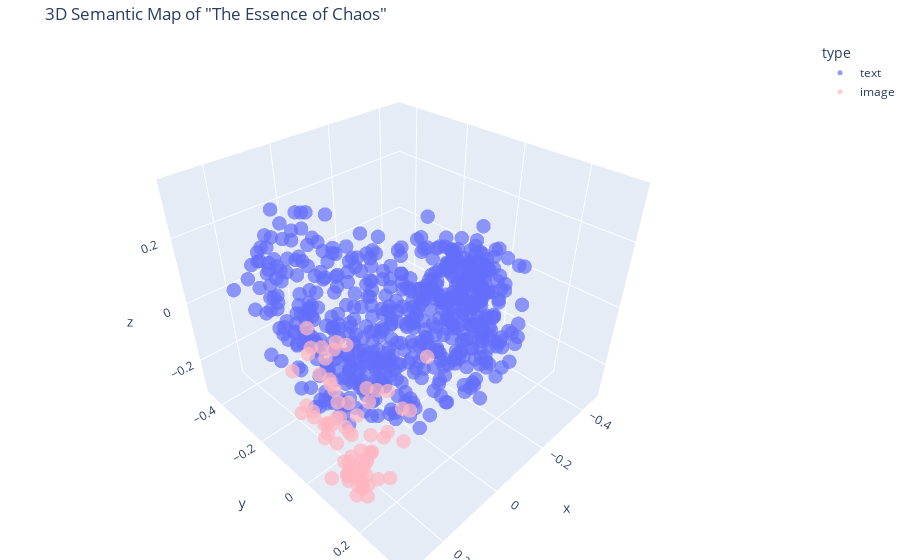

Notebook cell for this chart:
### Code cell
vectors = list(df['vector'])

pca = PCA(n_components=3)
components = pca.fit_transform(vectors)

df['pca_x'] = components[:, 0]
df['pca_y'] = components[:, 1]
df['pca_z'] = components[:, 2]


fig_3d = px.scatter_3d(
    df,
    x='pca_x',
    y='pca_y',
    z='pca_z',
    color='type',        
    hover_data=['page', 'content_preview'], 
    title='3D Semantic Map of "The Essence of Chaos"',
    opacity=0.7,
    size_max=10,
    color_discrete_map={'text': '#636EFA', 'image': '#FFB6C1'} 
)

fig_3d.update_traces(marker=dict(size=5))
fig_3d.update_layout(
    scene=dict(
        xaxis_title='x',
        yaxis_title='y',
        zaxis_title='z'
    ),
    margin=dict(l=0, r=0, b=0, t=40)
)

fig_3d.show()

### Figure 1 — Plotly figure (JSON) as saved in the notebook; plotly's stock layout.template omitted (floating-point values rounded to 4 significant figures; data arrays with more than 128 entries replaced by an {"elided": "..."} marker saying what was removed)
{"data": [{"customdata": {"elided": "602x2 mixed values"}, "hovertemplate": "type=text<br>pca_x=%{x}<br>pca_y=%{y}<br>pca_z=%{z}<br>page=%{customdata[0]}<br>content_preview=%{customdata[1]}<extra></extra>", "legendgroup": "text", "marker": {"color": "#636EFA", "opacity": 0.7, "size": 5, "symbol": "circle"}, "mode": "markers", "name": "text", "scene": "scene", "showlegend": true, "type": "scatter3d", "x": {"elided": "602 float values"}, "y": {"elided": "602 float values"}, "z": {"elided": "602 float values"}}, {"customdata": {"elided": "76x2 mixed values"}, "hovertemplate": "type=image<br>pca_x=%{x}<br>pca_y=%{y}<br>pca_z=%{z}<br>page=%{customdata[0]}<br>content_preview=%{customdata[1]}<extra></extra>", "legendgroup": "image", "marker": {"color": "#FFB6C1", "opacity": 0.7, "size": 5, "symbol": "circle"}, "mode": "markers", "name": "image", "scene": "scene", "showlegend": true, "type": "scatter3d", "x": [0.26, 0.2555, 0.2386, 0.2156, 0.2475, 0.1937, -0.002384, 0.2529, 0.2259, 0.2246, 0.2045, 0.2841, 0.2448, 0.1428, 0.1079, 0.2455, 0.09454, 0.1226, 0.2447, 0.07285, 0.2718, 0.2102, 0.2628, 0.2486, 0.1058, 0.2002, 0.2191, 0.1265, 0.205, 0.296, 0.2283, 0.2601, 0.1692, 0.0775, 0.2467, 0.226, 0.2505, 0.1725, 0.2404, 0.2452, 0.2557, 0.252, 0.2521, 0.2898, 0.287, -0.1421, 0.213, 0.2086, 0.1785, 0.2464, 0.2341, 0.2454, 0.2749, 0.2273, 0.2701, 0.2225, 0.2088, 0.1942, 0.2213, 0.2708, 0.1221, 0.2109, 0.151, 0.2618, 0.2813, 0.09279, 0.2697, 0.1519, 0.1466, 0.2187, 0.0479, 0.2985, 0.2268, 0.287, 0.2564, 0.2571], "y": [-0.02798, 0.1346, -0.02158, 0.01342, 0.0991, -0.122, 0.01687, 0.01357, -0.08155, -0.155, 0.1158, 0.1501, 0.05689, 0.1868, -0.1811, 0.06741, 0.06241, -0.1486, 0.1305, -0.1184, -0.06261, 0.1238, 0.1554, 0.09689, -0.1315, 0.03606, 0.0405, -0.2055, -0.02389, 0.1881, -0.01608, -0.05528, 0.1251, -0.03101, 0.1446, 0.05174, 0.1897, -0.1109, 0.06156, 0.02124, 0.138, 0.08015, 0.09586, 0.1796, 0.1609, -0.02197, 0.191, 0.04343, 0.2018, 0.1248, 0.06398, 0.07219, 0.1556, 0.1259, 0.0931, 0.1183, 0.07594, -0.02354, 0.003438, 0.1458, -0.2209, -0.004539, 0.1192, 0.01543, 0.1345, 0.01968, 0.1768, -0.09922, 0.04251, 0.1363, -0.1949, 0.07488, 0.1382, 0.1933, 0.01866, 0.1413], "z": [-0.1483, -0.2213, -0.2347, -0.09896, -0.1231, -0.04093, -0.2729, -0.1485, -0.1914, -0.09929, -0.2076, -0.2641, -0.09836, -0.05559, -0.1039, -0.2948, -0.1106, -0.1144, -0.1886, -0.07923, -0.1501, -0.1336, -0.1766, -0.2711, -0.0836, -0.09613, -0.163, -0.1087, -0.07192, -0.1871, -0.1829, -0.1276, -0.1723, -0.2252, -0.2281, -0.3025, -0.1999, -0.1152, -0.301, -0.1492, -0.2772, -0.3005, -0.113, -0.1904, -0.2156, -0.1918, -0.2271, -0.2758, -0.1187, -0.2627, -0.2581, -0.2971, -0.2117, -0.2098, -0.2023, -0.22, -0.104, -0.09756, -0.2484, -0.18, -0.05228, -0.1695, -0.1716, -0.1399, -0.1862, -0.1376, -0.2137, -0.1394, -0.07965, -0.1746, -0.1282, -0.2551, -0.169, -0.2252, -0.1754, -0.1353]}], "layout": {"legend": {"title": {"text": "type"}, "tracegroupgap": 0}, "margin": {"b": 0, "l": 0, "r": 0, "t": 40}, "scene": {"domain": {"x": [0, 1], "y": [0, 1]}, "xaxis": {"title": {"text": "x"}}, "yaxis": {"title": {"text": "y"}}, "zaxis": {"title": {"text": "z"}}}, "title": {"text": "3D Semantic Map of \"The Essence of Chaos\""}}}
